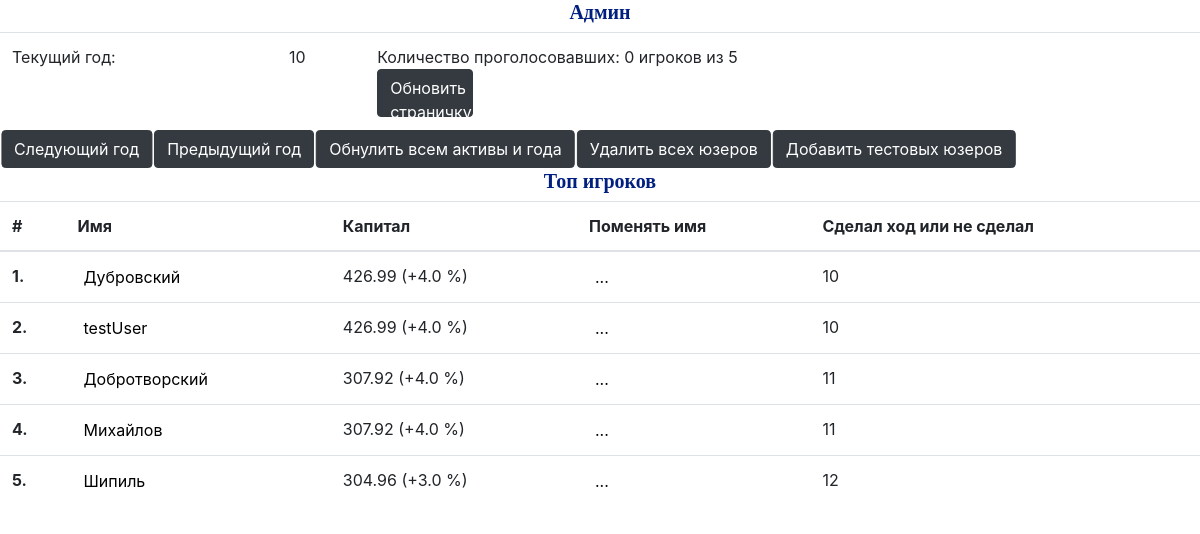
The page /adminPage/ on the database its author committed.
### Game/models.py (models this page shows, shortened)
class Player(models.Model):
    ID = models.AutoField(auto_created=True, primary_key=True, unique=True)
    Name = models.CharField('name', max_length=200, unique=True, null=False)
    Active_a = models.FloatField('active_a', default=100, null=False)
    Active_a_pred = models.FloatField('active_a', default=100, null=False)
    Active_b = models.FloatField('active_b', default=100, null=False)
    Active_b_pred = models.FloatField('active_b', default=100, null=False)
    Active_c = models.FloatField('active_c', default=100, null=False)
    Active_c_pred = models.FloatField('active_c', default=100, null=False)
    Education = models.IntegerField('education', default=0)
    Day = models.IntegerField('day', default=1, null=False)
    History = models.CharField('history', max_length=400, null=False, default='[300]')
    Mortgage_count = models.IntegerField('mortgage_count', default=0)
    Further_mortgage = models.IntegerField('further_mortgage', default=0)
    Now_mortgage = models.IntegerField('now_mortgage', default=0)
    Active_a_historical = models.FloatField('active_a_historical', default=100, null=False)
    Active_b_historical = models.FloatField('active_b_historical', default=100, null=False)
    Active_c_historical = models.FloatField('active_c_historical', default=100, null=False)
    class Meta:
        verbose_name = 'Игрок'
        verbose_name_plural = 'Игроки'
    def SumActive(self):
        return round(self.Active_a + self.Active_b + self.Active_c, 2)
    def education(self):
        if self.Education == 0:
            return '0'
        elif self.Education == 1:
            return '1'
        elif self.Education > 4:
            return f'Уровень образования {self.Education}. Надеюсь, вы уже поняли, что дефолт скоро... очень скоро :)))'
        else:
            return f'{self.Education}'
    def SumActive_percentage_increase(self):
        res = (self.Active_a + self.Active_b - self.Active_a_pred - self.Active_b_pred + self.Active_c
               - self.Active_c_pred) / (
                    self.Active_a_pred + self.Active_b_pred + self.Active_c_pred)
        if res >= 0:
            output = f"+{round(100 * res, 2)} %"
        else:
            output = f"{round(100 * res, 2)}%"
        return output

### Game/views.py (the view)
# urls.py: path('adminPage/', views.to_admin_page, name='to_admin_page'),
def to_admin_page(request):
    try:
        try:
            day = list(Admin.objects.all())[-1:][0].Day
            try:
                a = Player.objects.filter(Name=request.POST['user'])[0]
                a.Name = "Игрок1" + str((np.random.randint(50, 10000) % 5000) + np.random.randint(2, 20) ** 2 % 79)
                a.save()
            except:
                pass
        except:
            day = 1
            print('err')
            Admin(Day=1).save()
        user_factors = Factor.objects.filter(Day=day)
        players = Factory.get_players()
        actives = Active.objects.all()  # todo допилить админскую страничку
        counter = len(user_factors)
        q = len(players)
    except:
        raise Http404('Что-то пошло не так в to_admin_page')
    return render(request, "player/AdminPage.html", {'counter': counter, 'q' : q, 'actives': actives,
                                                     'players': players, 'day': day})

### Game/repository/repository.py (called while the page is built)
    @staticmethod
    def get_players():
        return Player.objects.annotate(s=F('Active_a') + F('Active_b') + F('Active_c')).order_by('-s')

### Game/templates/player/AdminPage.html (shortened to what this page needs)
{% load static %}
<!doctype html>
<html lang="ru">
<head>
    <link rel="stylesheet" href="https://stackpath.bootstrapcdn.com/bootstrap/4.5.0/css/bootstrap.min.css"
>
    <link rel="stylesheet" href="../../static/css/style.css">
</head>
<body>
<h3 class="lead heading">Админ</h3>
<table class="table">
    <tr>
        <td>Текущий год:</td>
        <td>{{ day }}</td>
        <td> Количество проголосовавших: {{ counter }} игроков из {{ q }}
            <form action="{% url 'user_page:to_admin_page' %}" method="post">
                <button class="btn btn-dark shap">Обновить страничку</button>
            </form>
        </td>
    </tr>
</table>
<table>
    <tr>
        <td colspan="2">
            <form action="{% url 'user_page:next_day_admin' day %}" method="post">
                <button class="btn btn-dark button1">Следующий год</button>
            </form>
        </td>
        <td colspan="2">
            <form action="{% url 'user_page:next_day_admin' 1000 %}" method="post">
                <button class="btn btn-dark button1">Предыдущий год</button>
            </form>
        </td>
        <td colspan="2">
            <form action="{% url 'user_page:next_day_admin' 400 %}" method="post">
                <button class="btn btn-dark button1">Обнулить всем активы и года</button>
            </form>
        </td>
        <td colspan="2">
            <form action="{% url 'user_page:next_day_admin' 500 %}" method="post">
                <button class="btn btn-dark button1">Удалить всех юзеров</button>
            </form>
        </td>
        <td colspan="2">
            <form action="{% url 'user_page:next_day_admin' 600 %}" method="post">
                <button class="btn btn-dark button1">Добавить тестовых юзеров</button>
            </form>
        </td>
    </tr>
</table>
<h4 class="lead heading">Топ игроков</h4>
<table class="table tb">
    <thead>
    <tr>
        <th scope="col">#</th>
        <th scope="col">Имя</th>
        <th scope="col">Капитал</th>
        <th scope="col">Поменять имя</th>
        <th scope="col">Сделал ход или не сделал</th>
    </tr>
    </thead>
<tbody>
{% if players %}
    {% for i in players %}
    <tr>
        <th scope="row"></th>
        <td>
            <form action="{% url 'user_page:next_step' i.Name%}" method="post">
                <button style="background-color: transparent; border: none;">{{ i.Name }}</button>
            </form>
        </td>
        <td>{{ i.SumActive }} ({{ i.SumActive_percentage_increase }})</td>
        <td>
                <form action="{% url 'user_page:to_admin_page'%}" method="post">
                <button value="{{ i.Name }}" name="user" style="background-color: transparent; border: none;">...</button>
            </form>
        </td>
        <td>
            {{ i.Day }}
        </td>
    </tr>
    {% endfor %}
{% endif %}
</tbody>
</table>
</body>
</html>

### Game/static/css/style.css (style rules this page uses)
.button1 { position: relative; left: 50%; transform: translate(-50%, 0); }
.table { margin-bottom: 0; margin-top: 0; }
.shap { width: 6rem; height: 3rem; }
.heading { text-align: center; font-weight: 650; color: rgb(1,31,127); font-family: 'Calibri light'; }

### rows shown on the page
Player: Name "Дубровский", SumActive "426.99", SumActive_percentage_increase "+4.0 %", Day "10"
Player: Name "testUser", SumActive "426.99", SumActive_percentage_increase "+4.0 %", Day "10"
Player: Name "Добротворский", SumActive "307.92", SumActive_percentage_increase "+4.0 %", Day "11"
Player: Name "Михайлов", SumActive "307.92", SumActive_percentage_increase "+4.0 %", Day "11"
Player: Name "Шипиль", SumActive "304.96", SumActive_percentage_increase "+3.0 %", Day "12"

### other values the page prints
{{ day }} "10"
{{ counter }} "0"
{{ q }} "5"
